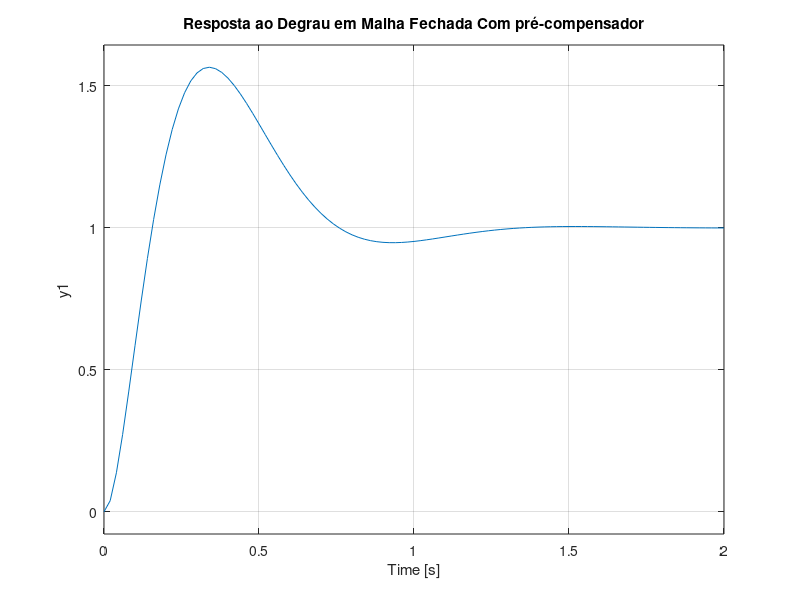

The MATLAB script that drew this image: (Note: this script raises an error after producing the figure.)
clear; clc;
A = [0 1 0; 0 0 1; 8 1.6 -5];
B = [0; 0; 1];
C = [45 15 0];
D = 0;

Mc = [B A*B A^2*B]
det(Mc)

p = [-4.03+5.34j ...
     -4.03-5.34j ...
     -15];

Ks = place(A,B,p)

Acl = A-B*Ks;

sys_cl = ss(Acl,B,C,D);

Gdc = dcgain(sys_cl)

ess = 1-Gdc

N = 1/Gdc

sys_N = ss(Acl,B*N,C,D);

Gdc_N = dcgain(sys_N);
ess_N = 1 - Gdc_N

figure
step(sys_N)
grid on
title('Resposta ao Degrau em Malha Fechada Com pré-compensador')

disp(stepinfo(sys_N))
